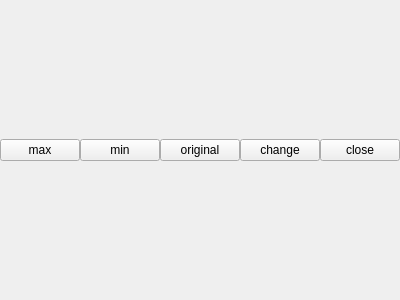
<?xml version="1.0" encoding="UTF-8"?>
<ui version="4.0">
 <class>Widget</class>
 <widget class="QWidget" name="Widget">
  <property name="geometry">
   <rect>
    <x>0</x>
    <y>0</y>
    <width>400</width>
    <height>300</height>
   </rect>
  </property>
  <property name="windowTitle">
   <string>Widget</string>
  </property>
  <layout class="QHBoxLayout" name="horizontalLayout">
   <property name="spacing">
    <number>0</number>
   </property>
   <property name="leftMargin">
    <number>0</number>
   </property>
   <property name="topMargin">
    <number>0</number>
   </property>
   <property name="rightMargin">
    <number>0</number>
   </property>
   <property name="bottomMargin">
    <number>0</number>
   </property>
   <item>
    <widget class="QWidget" name="widget" native="true">
     <layout class="QHBoxLayout" name="horizontalLayout_2">
      <property name="spacing">
       <number>0</number>
      </property>
      <property name="leftMargin">
       <number>0</number>
      </property>
      <property name="topMargin">
       <number>0</number>
      </property>
      <property name="rightMargin">
       <number>0</number>
      </property>
      <property name="bottomMargin">
       <number>0</number>
      </property>
      <item>
       <spacer name="horizontalSpacer_2">
        <property name="orientation">
         <enum>Qt::Horizontal</enum>
        </property>
        <property name="sizeHint" stdset="0">
         <size>
          <width>4</width>
          <height>20</height>
         </size>
        </property>
       </spacer>
      </item>
      <item>
       <widget class="QPushButton" name="max_size">
        <property name="text">
         <string>max</string>
        </property>
       </widget>
      </item>
      <item>
       <widget class="QPushButton" name="min_size">
        <property name="text">
         <string>min</string>
        </property>
       </widget>
      </item>
      <item>
       <widget class="QPushButton" name="original">
        <property name="text">
         <string>original</string>
        </property>
       </widget>
      </item>
      <item>
       <widget class="QPushButton" name="change_size">
        <property name="text">
         <string>change</string>
        </property>
       </widget>
      </item>
      <item>
       <widget class="QPushButton" name="close">
        <property name="text">
         <string>close</string>
        </property>
       </widget>
      </item>
      <item>
       <spacer name="horizontalSpacer">
        <property name="orientation">
         <enum>Qt::Horizontal</enum>
        </property>
        <property name="sizeHint" stdset="0">
         <size>
          <width>40</width>
          <height>20</height>
         </size>
        </property>
       </spacer>
      </item>
     </layout>
    </widget>
   </item>
  </layout>
 </widget>
 <layoutdefault spacing="6" margin="11"/>
 <resources/>
 <connections>
  <connection>
   <sender>close</sender>
   <signal>clicked()</signal>
   <receiver>Widget</receiver>
   <slot>close()</slot>
   <hints>
    <hint type="sourcelabel">
     <x>359</x>
     <y>149</y>
    </hint>
    <hint type="destinationlabel">
     <x>199</x>
     <y>149</y>
    </hint>
   </hints>
  </connection>
 </connections>
</ui>
